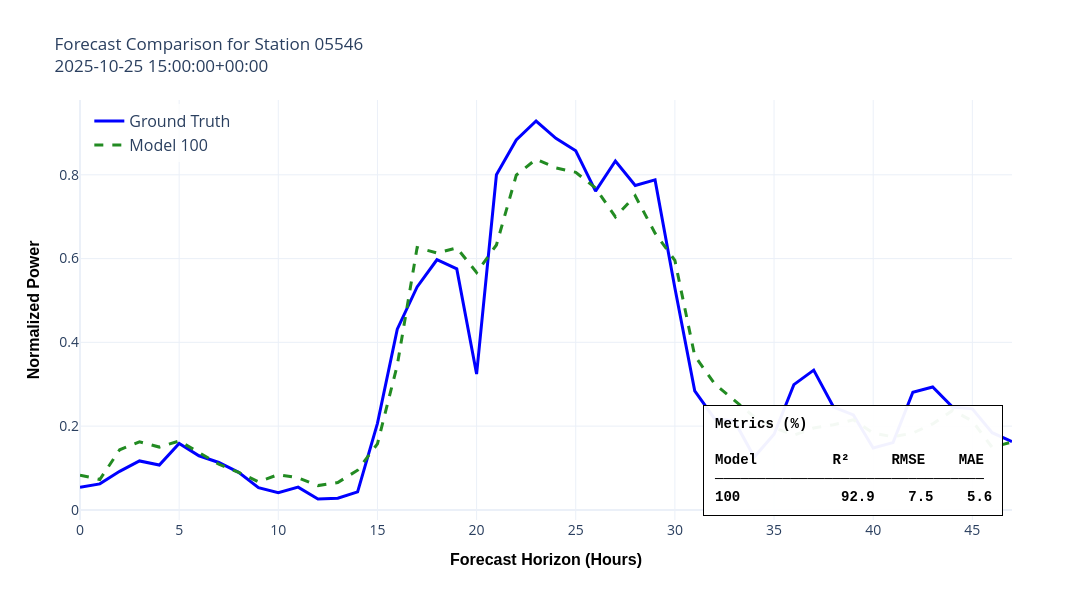

The code cell stored with this chart in its notebook:
### Markdown cell above
### 5.4 Create Interactive Plotly Visualization

### Code cell
# Create plotly figure
fig = go.Figure()

# X-axis: Hours (0 to 47)
hours = np.arange(48)

# Get y_true (same for all models) - use first available model
y_true = None
for model_name in results.keys():
    if 'y_true' in results[model_name]:
        y_true = results[model_name]['y_true']
        break

if y_true is None:
    raise ValueError("No y_true data found in results!")

# Add ground truth line
fig.add_trace(go.Scatter(
    x=hours,
    y=y_true,
    mode='lines',
    name='Ground Truth',
    line=dict(color='blue', width=3),
    hovertemplate='<b>True</b><br>Hour: %{x}<br>Power: %{y:.3f}<extra></extra>'
))

# Define colors for predictions - Kräftigere Farben für bessere Sichtbarkeit
model_colors = {
    '100': 'rgb(34, 139, 34)',       # Forest Green (kräftiges Grün)
    '50': 'rgb(255, 140, 0)',        # Dark Orange (kräftiges Orange)
    '50_nostatic': 'rgb(220, 20, 60)',  # Crimson (kräftiges Rot)
    'local': 'rgb(138, 43, 226)'     # Blue Violet (kräftiges Lila)
}

# Calculate metrics for each model and create table text
metrics_text = '<b>Metrics (%)<br><br>'
metrics_text += 'Model         R²     RMSE    MAE<br>'
metrics_text += '────────────────────────────────<br>'

for model_name, data in results.items():
    y_pred = data['y_pred']

    r2 = r2_score(y_true, y_pred) * 100  # Convert to %
    rmse = np.sqrt(mean_squared_error(y_true, y_pred)) * 100  # Convert to %
    mae = mean_absolute_error(y_true, y_pred) * 100  # Convert to %

    # Format model name to fixed width
    model_display = f'{model_name:<13}'
    metrics_text += f'{model_display} {r2:5.1f}  {rmse:5.1f}  {mae:5.1f}<br>'

    # Get color for this model (use default if not defined)
    color = model_colors.get(model_name, 'rgb(100, 100, 100)')  # Default gray

    # Add prediction lines
    fig.add_trace(go.Scatter(
        x=hours,
        y=y_pred,
        mode='lines',
        name=f'Model {model_name}',
        line=dict(color=color, width=3, dash='dash'),
        hovertemplate=f'<b>Model {model_name}</b><br>Hour: %{{x}}<br>Power: %{{y:.3f}}<extra></extra>'
    ))

metrics_text += '</b>'

# Update layout
fig.update_layout(
    title=f'Forecast Comparison for Station {station_id_to_plot}<br>{forecast_run}',
    xaxis=dict(
        title=dict(
            text='<b>Forecast Horizon (Hours)</b>',
            font=dict(size=16, color='black', family='Arial, sans-serif')
        ),
        tickfont=dict(size=14)
    ),
    yaxis=dict(
        title=dict(
            text='<b>Normalized Power</b>',
            font=dict(size=16, color='black', family='Arial, sans-serif')
        ),
        tickfont=dict(size=14)
    ),
    hovermode='x unified',
    template='plotly_white',
    width=1200,
    height=600,
    legend=dict(
        yanchor="top",
        y=0.99,
        xanchor="left",
        x=0.01,
        bgcolor="rgba(255, 255, 255, 0.8)",
        font=dict(size=16)
    )
)

# Add metrics table as annotation
fig.add_annotation(
    text=metrics_text,
    xref="paper",
    yref="paper",
    x=0.99,  # Right edge
    y=0.99,  # Top edge
    xanchor="right", # 'right'
    yanchor="top", # 'bottom'
    showarrow=False,
    bgcolor="rgba(255, 255, 255, 0.95)",
    bordercolor="black",
    borderwidth=1,
    borderpad=10,
    align="left",
    font=dict(
        family="Courier New, monospace",
        size=14,
        color="black"
    )
)

# Save plot
os.makedirs('plots/comparisons', exist_ok=True)
fig.write_html(f'plots/comparisons/forecast_comparison_{station_id_to_plot}_{forecast_run.replace(":", "-").replace(" ", "_")}.html')
# Show the plot
fig.show()

### Figure 1 — Plotly figure (JSON) as saved in the notebook; plotly's stock layout.template omitted (floating-point values rounded to 4 significant figures)
{"data": [{"hovertemplate": "<b>True</b><br>Hour: %{x}<br>Power: %{y:.3f}<extra></extra>", "line": {"color": "blue", "width": 3}, "mode": "lines", "name": "Ground Truth", "type": "scatter", "x": [0, 1, 2, 3, 4, 5, 6, 7, 8, 9, 10, 11, 12, 13, 14, 15, 16, 17, 18, 19, 20, 21, 22, 23, 24, 25, 26, 27, 28, 29, 30, 31, 32, 33, 34, 35, 36, 37, 38, 39, 40, 41, 42, 43, 44, 45, 46, 47], "y": [0.05386, 0.06226, 0.09222, 0.117, 0.1071, 0.1589, 0.1293, 0.1133, 0.08974, 0.05298, 0.04124, 0.05436, 0.02611, 0.02781, 0.04304, 0.2068, 0.4314, 0.5324, 0.5972, 0.5753, 0.3243, 0.7999, 0.883, 0.9284, 0.8872, 0.8572, 0.7611, 0.833, 0.7744, 0.7879, 0.5295, 0.2844, 0.2177, 0.2125, 0.1263, 0.1806, 0.2991, 0.3337, 0.2456, 0.2268, 0.1481, 0.1607, 0.2808, 0.2935, 0.2457, 0.2412, 0.1845, 0.1631]}, {"hovertemplate": "<b>Model 100</b><br>Hour: %{x}<br>Power: %{y:.3f}<extra></extra>", "line": {"color": "rgb(34, 139, 34)", "dash": "dash", "width": 3}, "mode": "lines", "name": "Model 100", "type": "scatter", "x": [0, 1, 2, 3, 4, 5, 6, 7, 8, 9, 10, 11, 12, 13, 14, 15, 16, 17, 18, 19, 20, 21, 22, 23, 24, 25, 26, 27, 28, 29, 30, 31, 32, 33, 34, 35, 36, 37, 38, 39, 40, 41, 42, 43, 44, 45, 46, 47], "y": [0.08311, 0.07261, 0.1436, 0.1627, 0.1501, 0.1647, 0.1371, 0.1092, 0.08955, 0.0673, 0.08429, 0.0766, 0.05812, 0.06545, 0.09491, 0.1578, 0.3458, 0.6263, 0.6133, 0.6255, 0.5668, 0.6325, 0.7991, 0.8374, 0.8166, 0.8059, 0.7686, 0.6994, 0.7498, 0.6606, 0.5955, 0.3679, 0.3012, 0.2614, 0.222, 0.1961, 0.1785, 0.1955, 0.2034, 0.215, 0.1832, 0.1746, 0.1836, 0.2054, 0.2375, 0.2124, 0.1493, 0.1621]}], "layout": {"annotations": [{"align": "left", "bgcolor": "rgba(255, 255, 255, 0.95)", "bordercolor": "black", "borderpad": 10, "borderwidth": 1, "font": {"color": "black", "family": "Courier New, monospace", "size": 14}, "showarrow": false, "text": "<b>Metrics (%)<br><br>Model         R²     RMSE    MAE<br>────────────────────────────────<br>100            92.9    7.5    5.6<br></b>", "x": 0.99, "xanchor": "right", "xref": "paper", "y": 0.01, "yanchor": "bottom", "yref": "paper"}], "height": 600, "hovermode": "x unified", "legend": {"bgcolor": "rgba(255, 255, 255, 0.8)", "font": {"size": 16}, "x": 0.01, "xanchor": "left", "y": 0.99, "yanchor": "top"}, "title": {"text": "Forecast Comparison for Station 05546<br>2025-10-25 15:00:00+00:00"}, "width": 1200, "xaxis": {"tickfont": {"size": 14}, "title": {"font": {"color": "black", "family": "Arial, sans-serif", "size": 16}, "text": "<b>Forecast Horizon (Hours)</b>"}}, "yaxis": {"tickfont": {"size": 14}, "title": {"font": {"color": "black", "family": "Arial, sans-serif", "size": 16}, "text": "<b>Normalized Power</b>"}}}}
